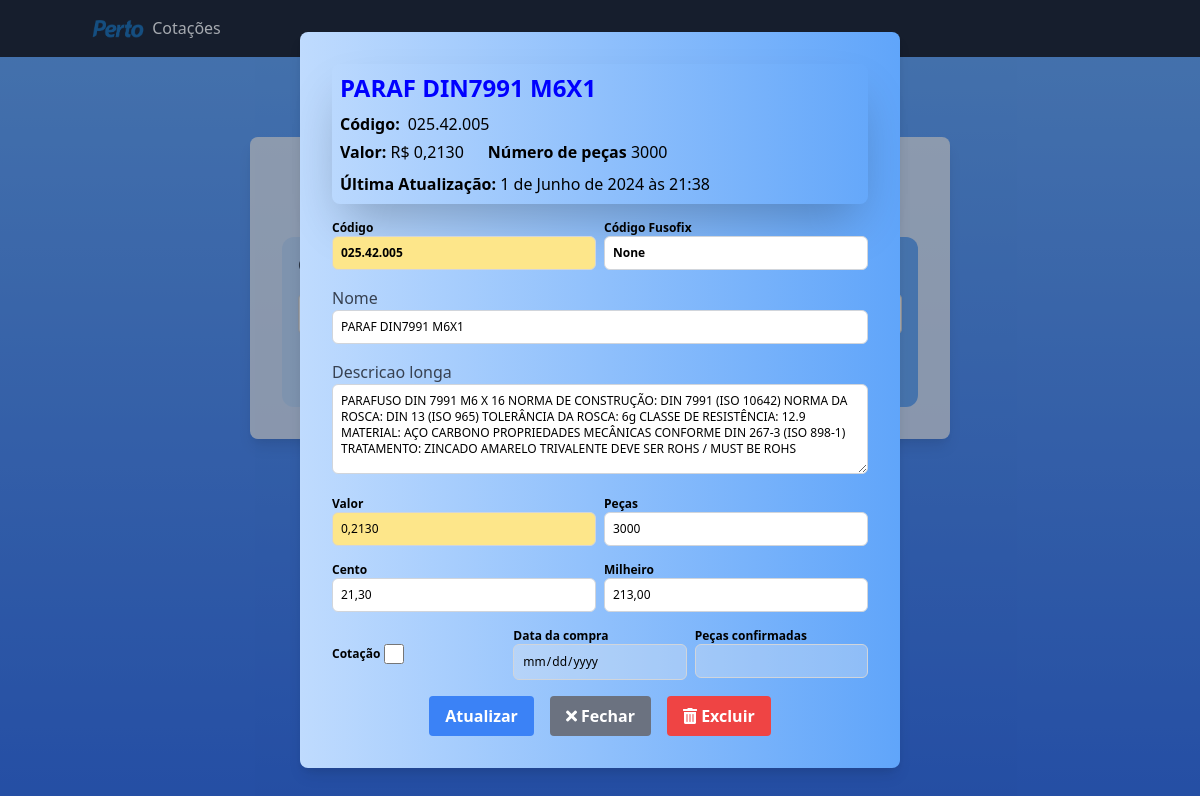
Page /produtos/atualizar/025.42.005/ on the earlier database version.
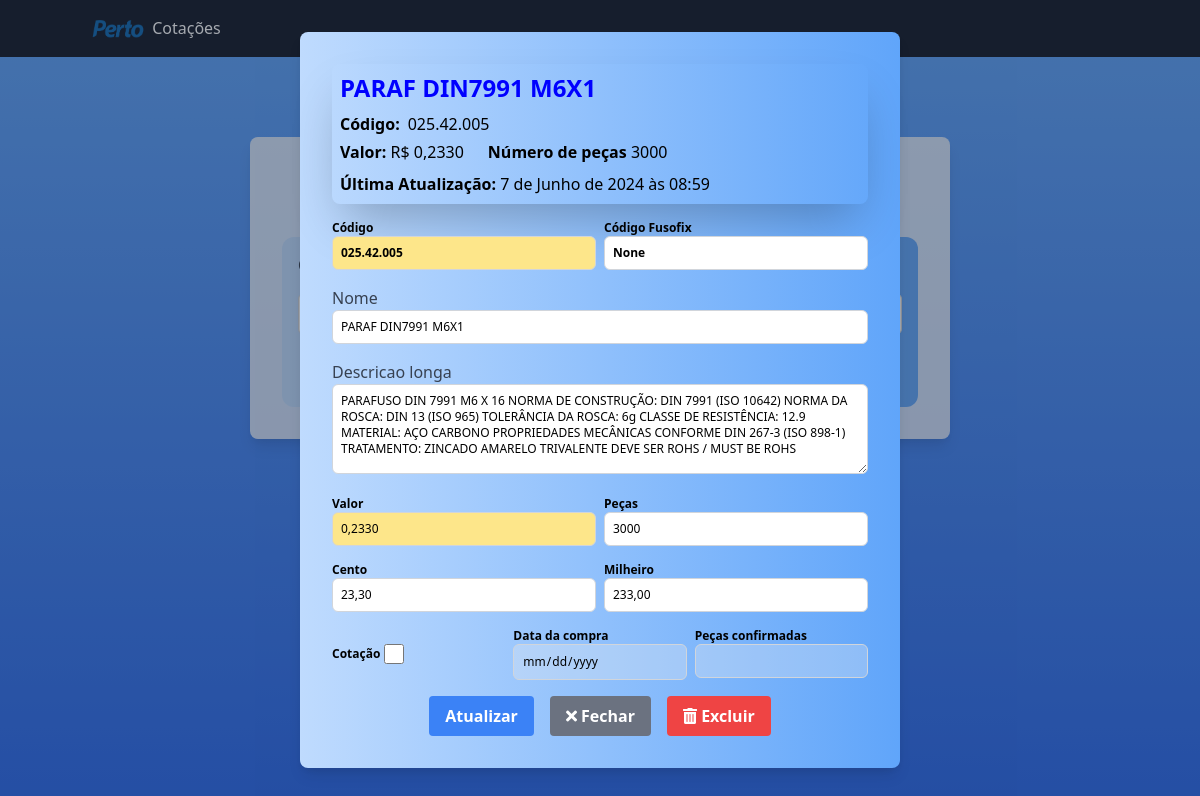
Same page on the later database version.
### produtos/models.py (models this page shows, shortened)
class Produto(models.Model):
    codigo = models.CharField(max_length=100, unique=True)
    nome = models.CharField(max_length=100)
    descricao_longa = models.TextField()
    valor = models.DecimalField(max_digits=10, decimal_places=4)
    numero_de_pecas = models.IntegerField(default=0)  # Novo campo
    pecas_compradas = models.IntegerField(default=0, null=True, blank=True)
    data_ultima_atualizacao = models.DateTimeField(auto_now=True)
    cotacao_efetivada = models.BooleanField(default=False)
    data_efetivacao = models.DateField(null=True, blank=True)
    codigo_fusofix = models.CharField(max_length=20, null=True, blank=True)

### produtos/views.py (the view)
# urls.py: path('atualizar/<str:codigo>/', views.atualizar_produto, name='atualizar_produto'),
def atualizar_produto(request, codigo):
    produto = get_object_or_404(Produto, codigo=codigo)
    if request.method == 'POST':
        form = ProdutoForm(request.POST, instance=produto)
        cotacao_efetivada = 'cotacao_efetivada' in request.POST
        data_efetivacao = request.POST.get('data_efetivacao', None)
        valor = request.POST.get('valor', None)
        numero_de_pecas = request.POST.get('produto.numero_de_pecas', None)
        pecas_compradas = request.POST.get('pecas_compradas', None)
        try:
            if valor is not None:
                valor = valor.replace(',', '.')
                valor = Decimal(valor)
        except InvalidOperation:
            form.add_error('valor', 'O valor deve ser um número decimal válido.')
        if cotacao_efetivada and not data_efetivacao:
            form.add_error('data_efetivacao', 'Data da cotação é necessária quando a cotação é efetivada.')
        else:
            if form.is_valid():
                produto.valor = valor
                produto.numero_de_pecas = numero_de_pecas
                produto.pecas_compradas = pecas_compradas if pecas_compradas is not None else produto.pecas_compradas
                if cotacao_efetivada:
                    produto.data_efetivacao = data_efetivacao
                else:
                    produto.data_efetivacao = None
                produto.cotacao_efetivada = cotacao_efetivada
                produto.save()
                return redirect(f"{reverse('consultar_produto')}?codigo={codigo}&message=Produto atualizado com sucesso!&success=true")
    else:
        form = ProdutoForm(instance=produto)
    return render(request, 'produtos/consultar_produto.html', {'form': form, 'produto': produto})

### produtos/forms.py (shortened to what this page needs)
class ProdutoForm(forms.ModelForm):
    class Meta:
        model = Produto
        fields = [
            "codigo",
            "nome",
            "descricao_longa",
        ]
        widgets = {
            "nome": forms.TextInput(
                attrs={
                    "class": "form-input w-full text-xs p-2 border border-gray-300 rounded-md focus:outline-none"
                }
            ),
            "descricao_longa": forms.Textarea(
                attrs={
                    "class": "form-input w-full text-xs p-2 border border-gray-300 rounded-md focus:outline-none",
                    "style": "height: 90px;",
                }
            ),
        }

### produtos/templatetags/custom_filters.py (called while the page is built)
@register.filter
def multiply(value, arg):
    try:
        return float(value) * float(arg)
    except (ValueError, TypeError):
        return ''

### produtos/templates/produtos/consultar_produto.html (shortened to what the changed rows need)
{% load static %}
{% load custom_filters %}
<!DOCTYPE html>
<html>
<head>
    <link href="https://cdn.jsdelivr.net/npm/tailwindcss@2.2.19/dist/tailwind.min.css" rel="stylesheet">
    <link rel="stylesheet" href="https://cdnjs.cloudflare.com/ajax/libs/font-awesome/5.15.4/css/all.min.css">
</head>
<body class="bg-gradient-to-b from-blue-400 to-blue-600">
    <div class="container mx-auto flex justify-center items-start h-screen pt-20">
        <div class="bg-white bg-opacity-75 p-8 rounded-lg shadow-lg" style="width: 700px;">
            <h1 class="text-3xl text-center font-bold mb-8">Consultar Produto</h1>
            {% if produto %}
            <div id="produtoModal" class="fixed top-0 left-0 w-full h-screen flex items-center justify-center bg-gray-800 bg-opacity-40">
                <div class="bg-gradient-to-r from-blue-200 to-blue-400 p-8 rounded-lg shadow-lg" style="max-width: 600px; width: 100%;">
                    <div class="bg-cyan-500 shadow-2xl shadow-blue-500/80 rounded-lg p-2">
                        <h2 class="text-2xl font-bold mb-2 highlight">{{ produto.nome }}</h2>
                        <p><strong  class="mr-2">Código:</strong>{{ produto.codigo }}</p>
                        <div class="flex space-x-6 mt-1">
                            <p ><strong>Valor:</strong> R$ {{ produto.valor }}</p>
                            <p><strong>Número de peças</strong>  {{ produto.numero_de_pecas }}</p>
                        </div>
                        <p class="mt-2 divide-y divide-yellow-300"><strong>Última Atualização:</strong> {{ produto.data_ultima_atualizacao }}</p>
                    </div>
                    <form method="post" action="{% url 'atualizar_produto' produto.codigo %}" class="space-y-4 mt-2" onsubmit="return validarForm()">
                        <div class="flex space-x-2">
                            <div class="w-1/2">
                                <label for="codigo" class="block font-bold text-xs">Código</label>
                                <input type="text" id="codigo" name="codigo" class="form-input text-xs bg-yellow-200 font-bold w-full p-2 border border-gray-300 rounded-md focus:outline-none focus:ring-2 focus:ring-blue-500" value="{{ produto.codigo }}" required oninput="formatarCodigo(this)">
                            </div>
                            <div class="w-1/2">
                                <label for="codigo_fusofix" class="block font-bold text-xs">Código Fusofix</label>
                                <input type="text" id="codigo_fusofix" name="codigo_fusofix" class="form-input text-xs font-bold w-full p-2 border border-gray-300 rounded-md focus:outline-none focus:ring-2 focus:ring-blue-500" value="{{ produto.codigo_fusofix }}">
                            </div>
                        </div>
                        {% for field in form %}
                            {% if field.name != 'codigo' %}
                                <div class="mb-4">
                                    <label for="{{ field.id_for_label }}" class="block text-gray-700">{{ field.label }}</label>
                                    {{ field }}
                                </div>
                            {% endif %}
                        {% endfor %}
                        <div class="flex space-x-2 mt-1">
                            <div class="w-1/2">
                                <label for="valor" class="block text-xs font-bold">Valor</label>
                                <input type="text" id="valor" name="valor" class="form-input text-xs bg-yellow-200 w-full p-2 border border-gray-300 rounded-md focus:outline-none focus:ring-2 focus:ring-blue-500" value="{{ produto.valor }}">
                            </div>
                            <div class="w-1/2">
                                <label for="produto.numero_de_pecas" class="block text-xs font-bold">Peças</label>
                                <input type="text" id="produto.numero_de_pecas" name="produto.numero_de_pecas" class="form-input text-xs w-full p-2 border border-gray-300 rounded-md focus:outline-none focus:ring-2 focus:ring-blue-500" value="{{ produto.numero_de_pecas }}">
                            </div>
                        </div>
                        <div class="flex space-x-2 mt-1">
                            <div class="w-1/2">
                                <label for="cento" class="block text-xs font-bold">Cento</label>
                                <input type="text" id="cento" name="cento" class="form-input text-xs w-full p-2 border border-gray-300 rounded-md focus:outline-none focus:ring-2 focus:ring-blue-500" value="{{ produto.valor|multiply:100|floatformat:2 }}" readonly>
                            </div>
                            <div class="w-1/2">
                                <label for="milheiro" class="block font-bold text-xs">Milheiro</label>
                                <input type="text" id="milheiro" name="milheiro" class="form-input text-xs w-full p-2 border border-gray-300 rounded-md focus:outline-none focus:ring-2 focus:ring-blue-500" value="{{ produto.valor|multiply:1000|floatformat:2 }}" readonly>
                            </div>
                        </div>
                        <div class="flex space-x-2 mt-1">
                            <div class="w-1/3 flex items-center text-xs">
                                <label for="cotacao_efetivada" class="block font-bold mr-1">Cotação </label>
                                <input type="checkbox" id="cotacao_efetivada" name="cotacao_efetivada" class="form-checkbox h-5 w-5 text-blue-600" {% if produto.cotacao_efetivada %}checked{% endif %} onclick="toggleDataEfetivacao()">
                            </div>
                            <div class="w-1/3 text-xs">
                                <label for="data_efetivacao" class="block font-bold">Data da compra</label>
                                <input type="date" id="data_efetivacao" name="data_efetivacao" class="form-input w-full p-2 border border-gray-300 rounded-md focus:outline-none focus:ring-2 focus:ring-blue-500" value="{{ produto.data_efetivacao }}" {% if not produto.cotacao_efetivada %}disabled{% endif %}>
                            </div>
                            <div class="w-1/3 text-xs">
                                <label for="pecas_compradas" class="block font-bold">Peças confirmadas</label>
                                <input type="text" id="pecas_compradas" name="pecas_compradas" class="form-input w-full p-2 border border-gray-300 rounded-md focus:outline-none focus:ring-2 focus:ring-blue-500" value="{{ produto.pecas_compradas }}" {% if not produto.cotacao_efetivada %}disabled{% endif %}>
                            </div>
                        </div>
                        <div class="flex justify-center space-x-4 mt-1">
                            <button type="submit" class="bg-blue-500 hover:bg-blue-700 text-white font-bold py-2 px-4 rounded custom-bounce">Atualizar</button>
                            <button type="button" class="bg-gray-500 hover:bg-gray-700 text-white font-bold py-2 px-4 rounded" onclick="fecharModal()">
                                <i class="fas fa-times"></i> Fechar
                            </button>
                            <button type="button" class="bg-red-500 hover:bg-red-700 text-white font-bold py-2 px-4 rounded ml-4" onclick="confirmarExclusao('{{ produto.codigo }}')"><i class="fas fa-trash-alt"></i> Excluir</button>
                        </div>
                    </form>
                </div>
            </div>
            {% endif %}
        </div>
    </div>
</body>
</html>

Differences in the rows shown:
changed Produto "PARAF DIN7991 M6X1": valor "0,2130" → "0,2330"; data_ultima_atualizacao "1 de Junho de 2024 às 21:38" → "7 de Junho de 2024 às 08:59"; cento "21,30" → "23,30"; milheiro "213,00" → "233,00"
